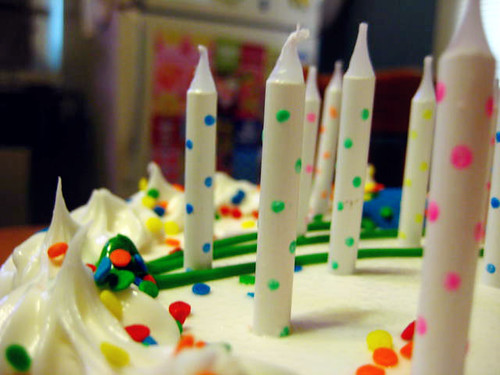
#> input picture .claude/skills/quantik-video-factory/knowledge/images/files/birthday-cake.jpg, 500 x 375 px; its folder holds only this picture in this run
$ python -i template.py   (imports and definitions only)
#> lines starting #> are read from the running program, lines starting #| are printed output that depends on the picture
### .claude/skills/quantik-video-factory/pipeline/frames.py
"""Drawing primitives shared by every style template (PIL + matplotlib, 1080x1920)."""
from __future__ import annotations

import io
import math
import re
from functools import lru_cache

import matplotlib

matplotlib.use("Agg")
import matplotlib.pyplot as plt  # noqa: E402
import matplotlib.ticker  # noqa: E402,F401
from matplotlib import font_manager  # noqa: E402
from PIL import Image, ImageDraw, ImageFilter  # noqa: E402

from core import BRAND, H, SAFE, THEME, W, font, font_path, hex_  # noqa: E402

for _k in ("sans", "sans-bold"):
    try:
        font_manager.fontManager.addfont(font_path(_k))
    except Exception:
        pass
_SANS_NAME = font_manager.FontProperties(fname=font_path("sans")).get_name()
plt.rcParams.update({
    "font.family": [_SANS_NAME, "DejaVu Sans"],
    "mathtext.fontset": "dejavusans",
    "axes.facecolor": hex_(THEME["surface"]),
    "figure.facecolor": hex_(THEME["surface"]),
    "axes.edgecolor": hex_(THEME["border"]),
    "axes.labelcolor": hex_(THEME["muted"]),
    "text.color": hex_(THEME["text"]),
    "xtick.color": hex_(THEME["muted"]),
    "ytick.color": hex_(THEME["muted"]),
    "axes.grid": True,
    "grid.color": hex_(THEME["border"]),
    "grid.alpha": 0.5,
    "grid.linewidth": 0.6,
})

T = THEME


# ---------------------------------------------------------------- easing
def clamp(x, a=0.0, b=1.0):
    return max(a, min(b, x))


def ease_out(x):
    x = clamp(x)
    return 1 - (1 - x) ** 3


def ease_in_out(x):
    x = clamp(x)
    return 3 * x * x - 2 * x * x * x


def seg(p, a, b):
    """Progress of p inside [a, b] mapped to 0..1."""
    return clamp((p - a) / max(1e-6, b - a))


# ---------------------------------------------------------------- layout log (read by qa/check_format.py)
class Layout:
    def __init__(self):
        self.items = {}
        self.scene = "?"

    # [8 lines left out: function log, not called in this run]

    def report(self):
        return list(self.items.values())


def _inside_safe(box):
    x0, y0, x1, y1 = box
    return x0 >= SAFE["left"] - 1 and y0 >= SAFE["top"] - 1 and x1 <= SAFE["right"] + 1 and y1 <= SAFE["bottom"] + 1


LAYOUT = Layout()


# ---------------------------------------------------------------- base frame
# [13 lines left out: function _background, not called in this run]


def base():
    return _background().copy()


# [29 lines left out: functions logo, header, progress, not called in this run]


# ---------------------------------------------------------------- text
_NUM = re.compile(r"[−\-+]?\d[\d.,]*%?x?")


# [96 lines left out: functions wrap, text_box, fit_text, subtitle, chip, not called in this run]


# ---------------------------------------------------------------- panels / images
def panel(img, box, fill=None, outline=None, radius=28):
    d = ImageDraw.Draw(img)
    d.rounded_rectangle(box, radius=radius, fill=fill or T["surface"], outline=outline or T["border"], width=2)


# [92 lines left out: functions paste, fig_to_img, chart_img, surface_img, _ribbon, np_arange and 1 more, not called in this run]


def fit_width(im, max_w, max_h=None):
    s = min(1.0, max_w / im.width, (max_h or 10**6) / im.height)
    return im if s >= 1 else im.resize((int(im.width * s), int(im.height * s)), Image.LANCZOS)


# ---------------------------------------------------------------- code panel
_KW = {"def", "return", "for", "in", "range", "if", "else", "import", "as", "lambda", "while", "not", "and", "or"}
_TOK = re.compile(r"(#.*$)|(\"[^\"]*\"|'[^']*')|(\b\d[\d_]*\.?\d*(?:e-?\d+)?\b)|(\b[A-Za-z_]\w*\b)|(\s+)|(.)", re.M)


# [81 lines left out: functions code_panel, terminal_panel, end_card, not called in this run]

### .claude/skills/quantik-video-factory/pipeline/core.py
"""Shared pieces: paths, brand theme, fonts, Vietnamese number formatting, knowledge loader."""
from __future__ import annotations

import json
import re
from functools import lru_cache
from pathlib import Path

SKILL = Path(__file__).resolve().parent.parent
BRAND = SKILL / "brand"
KNOWLEDGE = SKILL / "knowledge"
STYLES = SKILL / "styles"
REPO = SKILL.parent.parent.parent  # .claude/skills/<skill> -> repo root
DEFAULT_OUT = REPO / "social-output"

W, H = 1080, 1920
FPS = 30

# Nhịp dựng: 1.25 = nhanh hơn 25% so với nhịp giảng giải cũ (giọng đọc +25%, cảnh ngắn lại, nhạc nhanh hơn).
# Đổi bằng biến môi trường QT_TEMPO (ví dụ QT_TEMPO=1 để về nhịp cũ).
import os as _os

TEMPO = float(_os.environ.get("QT_TEMPO", "1.25"))

# Vertical safe zone for TikTok / Reels / Shorts overlays (in 1080x1920 coordinates).
# Top: status bar + "Following/For you"; bottom: caption, music ticker; right: like/share rail.
SAFE = {"left": 60, "top": 170, "right": 940, "bottom": 1500}

# Colours mirror frontend/src/app/globals.css (dark terminal theme).
THEME = {
    "bg": (8, 13, 11),
    "surface": (13, 25, 19),
    "raised": (23, 39, 31),
    "border": (41, 67, 55),
    "text": (237, 244, 239),
    "muted": (166, 185, 173),
    "accent": (255, 145, 77),
    "positive": (103, 214, 165),
    "negative": (240, 128, 136),
    "neutral": (227, 193, 108),
}


_MARK = re.compile(r"\*([^*]+)\*")


def strip_marks(text: str) -> str:
    """Hook có thể đánh dấu *cụm nhấn* (vẽ màu đỏ, rung); lời đọc, phụ đề và caption dùng bản không dấu sao."""
    return _MARK.sub(r"\1", text) if isinstance(text, str) else text


def hex_(c):
    return "#%02x%02x%02x" % c


# ---------------------------------------------------------------- fonts
_FONT_CANDIDATES = {
    "mono": [
        BRAND / "assets/fonts/IBMPlexMono-Regular.ttf",
        Path("/usr/share/fonts/truetype/jetbrains-mono/JetBrainsMono-Regular.ttf"),
        Path("/usr/share/fonts/truetype/dejavu/DejaVuSansMono.ttf"),
    ],
    "mono-bold": [
        BRAND / "assets/fonts/IBMPlexMono-Bold.ttf",
        Path("/usr/share/fonts/truetype/jetbrains-mono/JetBrainsMono-Bold.ttf"),
        Path("/usr/share/fonts/truetype/dejavu/DejaVuSansMono-Bold.ttf"),
    ],
    "sans": [
        BRAND / "assets/fonts/BeVietnamPro-Regular.ttf",
        Path("/usr/share/fonts/opentype/inter/Inter-Regular.otf"),
        Path("/usr/share/fonts/truetype/dejavu/DejaVuSans.ttf"),
    ],
    "sans-bold": [
        BRAND / "assets/fonts/BeVietnamPro-Bold.ttf",
        Path("/usr/share/fonts/opentype/inter/Inter-Bold.otf"),
        Path("/usr/share/fonts/truetype/dejavu/DejaVuSans-Bold.ttf"),
    ],
    "sans-black": [
        BRAND / "assets/fonts/BeVietnamPro-ExtraBold.ttf",
        Path("/usr/share/fonts/opentype/inter/Inter-ExtraBold.otf"),
        Path("/usr/share/fonts/truetype/dejavu/DejaVuSans-Bold.ttf"),
    ],
}


def font_path(kind: str) -> str:
    for p in _FONT_CANDIDATES[kind]:
        if p.exists():
            return str(p)
    raise FileNotFoundError(f"No font for {kind}; add one to brand/assets/fonts/")


# [14 lines left out: functions font, _group, not called in this run]


# ---------------------------------------------------------------- language
# Episodes default to Vietnamese. "lang": "en" in an episode switches number format, voice, UI labels,
# disclaimer and banned-phrase list to English (for international IG / YouTube Shorts).
LANG = {"code": "vi"}

LABELS = {
    "vi": {"tagline": "quant cho cổ phiếu Việt Nam", "chapter": "Chương", "takeaway": "Mang về",
           "sim_note": "Dữ liệu mô phỏng · giáo dục, không phải khuyến nghị", "real_note": "Dữ liệu thật: ",
           "follow_cta": "Thả tim và theo dõi QuanTik để học một kiến thức quant mỗi ngày",
           "myth": "BẠN NGHĨ", "fact": "THỰC RA", "evidence": "Bằng chứng từ code chạy thật",
           "myth_kicker": "Hiểu lầm phổ biến", "result": "kết quả",
           "thumb_footer": "Dữ liệu mô phỏng • Không phải khuyến nghị"},
    "en": {"tagline": "quant, explained with real code", "chapter": "Chapter", "takeaway": "Takeaway",
           "sim_note": "Simulated data · educational, not financial advice", "real_note": "Real data: ",
           "follow_cta": "Like and follow QuanTik for one quant lesson every day",
           "myth": "YOU THINK", "fact": "ACTUALLY", "evidence": "Evidence from code that really ran",
           "myth_kicker": "Common myth", "result": "output",
           "thumb_footer": "Simulated data • Not financial advice"},
}


def set_lang(code: str | None):
    LANG["code"] = code if code in LABELS else "vi"


def L(key: str) -> str:
    return LABELS[LANG["code"]][key]


# [45 lines left out: functions fmt_vi, fmt_en, not called in this run]


_PH = re.compile(r"\{([a-zA-Z_][\w]*)(?::([a-z]+\d?))?\}")


# [15 lines left out: function fill, not called in this run]


_PH_TEX = re.compile(r"<<([a-zA-Z_]\w*)(?::([a-z]+\d?))?>>")


# [30 lines left out: functions fill_latex, fill_tree, not called in this run]


# keys holding LaTeX (filled with <<key>>) or ids/code that are never filled
TEX_KEYS = {"formula", "formula_parts", "formula_numeric", "sym"}
RAW_KEYS = {"id", "topic", "style", "lang", "platforms", "key", "fmt", "hashtags", "format", "allowed_literals", "voice",
            "pillar", "brief", "factcheck", "market_report", "source_ids", "model", "editorial_author", "limitations",
            "facts"}


# ---------------------------------------------------------------- knowledge
# [31 lines left out: functions load_model_kb, load_banned, disclaimer, not called in this run]


def load_json(p):
    return json.loads(Path(p).read_text(encoding="utf-8"))


def save_json(p, obj):
    Path(p).write_text(json.dumps(obj, ensure_ascii=False, indent=2), encoding="utf-8")

### .claude/skills/quantik-video-factory/styles/dark-story/template.py
"""dark-story: faceless "dark truth" social story — animated flat people and objects, heavy dark grade, no charts/code.

Episode field `scenes`: [{"kind": <illustration>, "say": narration, "show": big on-screen line}] ; kinds in ART.
The only numbers are in the `crowd` scene (a grid of n people where only k escape), taken from the model run.
"""
import math

import numpy as np
from PIL import Image, ImageDraw

import darkart as G
import frames as F
#> further down, picture is the input picture: PIL image 500x375 RGB; mean R, G, B 134.9, 126.9, 99.2
import illustrate as I
import stickman as SM
from core import SAFE, L, font
from render import Scene

KIND = "video"
DEFAULTS = {"max_seconds": 60}
MUSIC = "drone"   # synthesised dark bed (pipeline/assemble.py), ducked under the voice
P = G.P
W, H = 1080, 1920
ART_BOX = (0, 600, 1080, 1310)          # illustration band (full bleed; no text inside it)
AW, AH = ART_BOX[2] - ART_BOX[0], ART_BOX[3] - ART_BOX[1]
TEXT_BOX = (SAFE["left"], 300, SAFE["right"], 580)
GROUND = AH - 70


# ================================================================ illustrations: draw(a: Art, t, p, ctx)
# [136 lines left out: functions art_office, art_commute, art_scroll, art_compare, art_spend, art_wheel and 2 more, not called in this run]


_PLATES = {}


# [83 lines left out: functions _crowd_plate, art_walkaway, art_alone, art_doors, art_duel, art_scale, not called in this run]


ART = {"office": art_office, "commute": art_commute, "scroll": art_scroll, "compare": art_compare,
       "spend": art_spend, "wheel": art_wheel, "crowd": art_crowd, "walkaway": art_walkaway, "alone": art_alone,
       "doors": art_doors, "duel": art_duel, "scale": art_scale}
TINT = {"office": (P["glow"], 0.45, 0.45), "scroll": (P["glow"], 0.5, 0.4), "compare": (P["gold"], 0.5, 0.4),
        "spend": (P["gold"], 0.5, 0.5), "wheel": (P["red"], 0.5, 0.55), "crowd": (P["warm"], 0.5, 0.35),
        "walkaway": (P["warm"], 0.9, 0.5), "alone": (P["warm"], 0.5, 0.3),
        "doors": (P["warm"], 0.6, 0.4), "duel": (P["red"], 0.5, 0.45), "scale": (P["gold"], 0.5, 0.4)}


# ================================================================ frame assembly
# [11 lines left out: function brand, not called in this run]


_NUM = __import__("re").compile(r"([−\-+$]?)(\d[\d.,]*)(.*)")


# [18 lines left out: function _countup, not called in this run]


def _grade(im, k=0.35):
    """Dark-truth grade for real photos: desaturate, darken, cool shadows, so they sit inside the dark story."""
#> called with k = 0.35
    from PIL import ImageEnhance

    rgb = im.convert("RGB")
    rgb = ImageEnhance.Color(rgb).enhance(0.55)
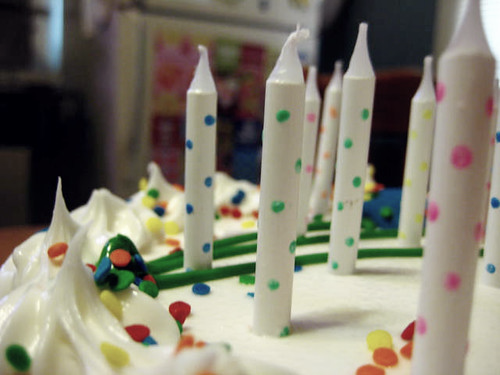
#> rgb: PIL image 500x375 RGB; mean R, G, B 130.6, 126.1, 110.8
    rgb = Image.blend(rgb, Image.new("RGB", rgb.size, (10, 10, 16)), k)
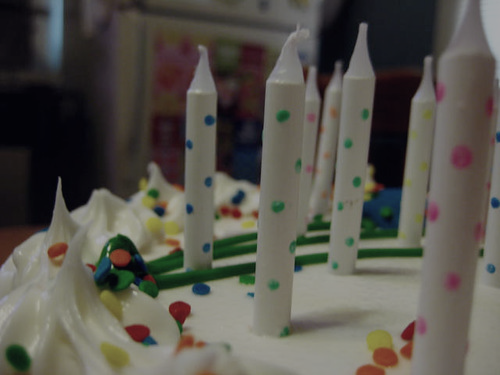
#> rgb: PIL image 500x375 RGB; mean R, G, B 87.9, 85, 77.2
    out = rgb.convert("RGBA"); out.putalpha(im.getchannel("A"))
    return out


# [109 lines left out: functions _credit_of, story_scene, end_scene, build, not called in this run]


def export(scenes, ep, model, ctx):
    """Dark cover (thumbnail.jpg): heavy headline + the hamster-wheel illustration + the one sourced number."""
    thumbnail(ep, model, ctx["out"] / "thumbnail.jpg", ep.get("episode_no"))


# [55 lines left out: function thumbnail, not called in this run]

>>> from PIL import Image
>>> picture = Image.open('../../knowledge/images/files/birthday-cake.jpg')
#> (the run stopped early here; a loop or call above may not have finished)

$ run again, on .claude/skills/quantik-video-factory/knowledge/images/files/black-swan-bird.jpg
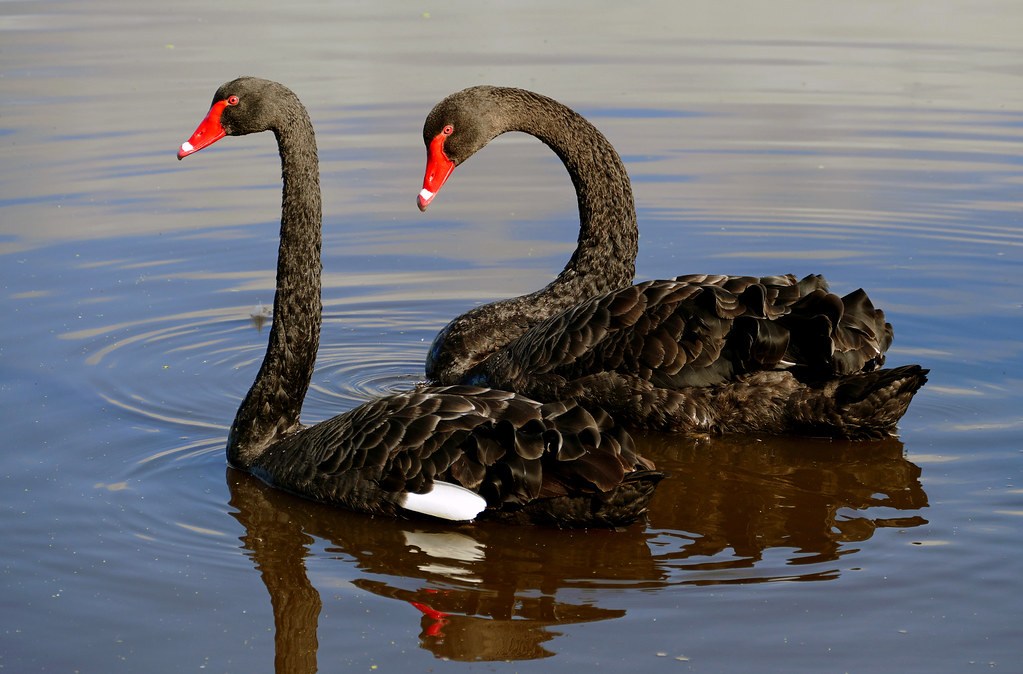
#> input picture .claude/skills/quantik-video-factory/knowledge/images/files/black-swan-bird.jpg, 1023 x 674 px
#> picture is the input picture: PIL image 1023x674 RGB; mean R, G, B 105.9, 106.1, 109.7
#> in _grade, `rgb = Image.blend(rgb, Image.new("RGB", rgb.size, (10, 10, 16)), k)`:
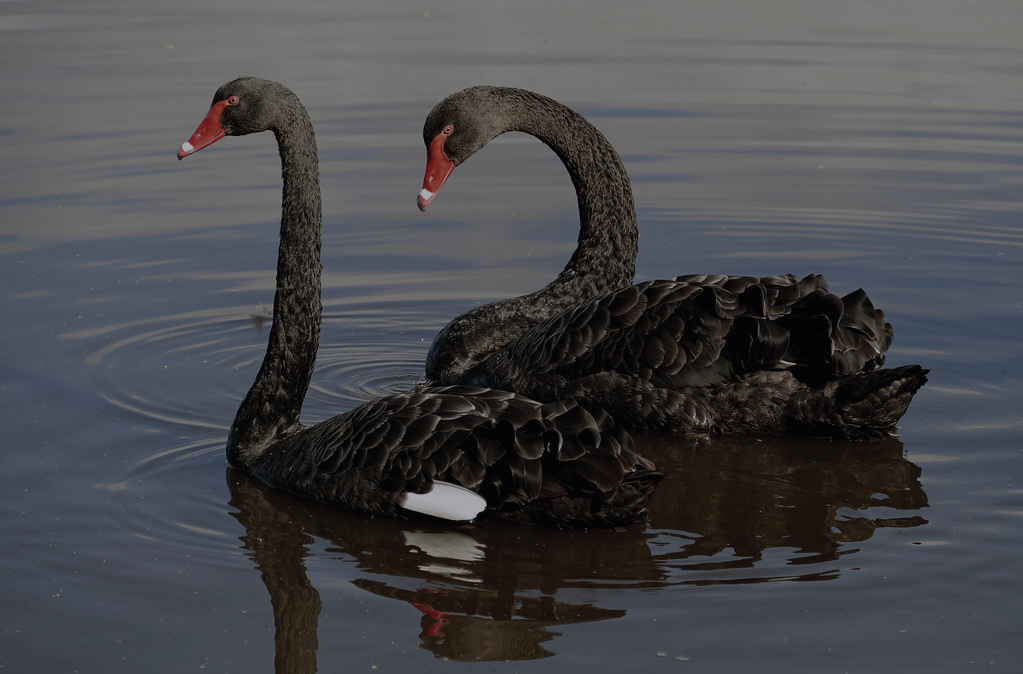
#> rgb: PIL image 1023x674 RGB; mean R, G, B 71.7, 71.9, 75.2

$ run again, on .claude/skills/quantik-video-factory/knowledge/images/files/blackjack-hand.jpg
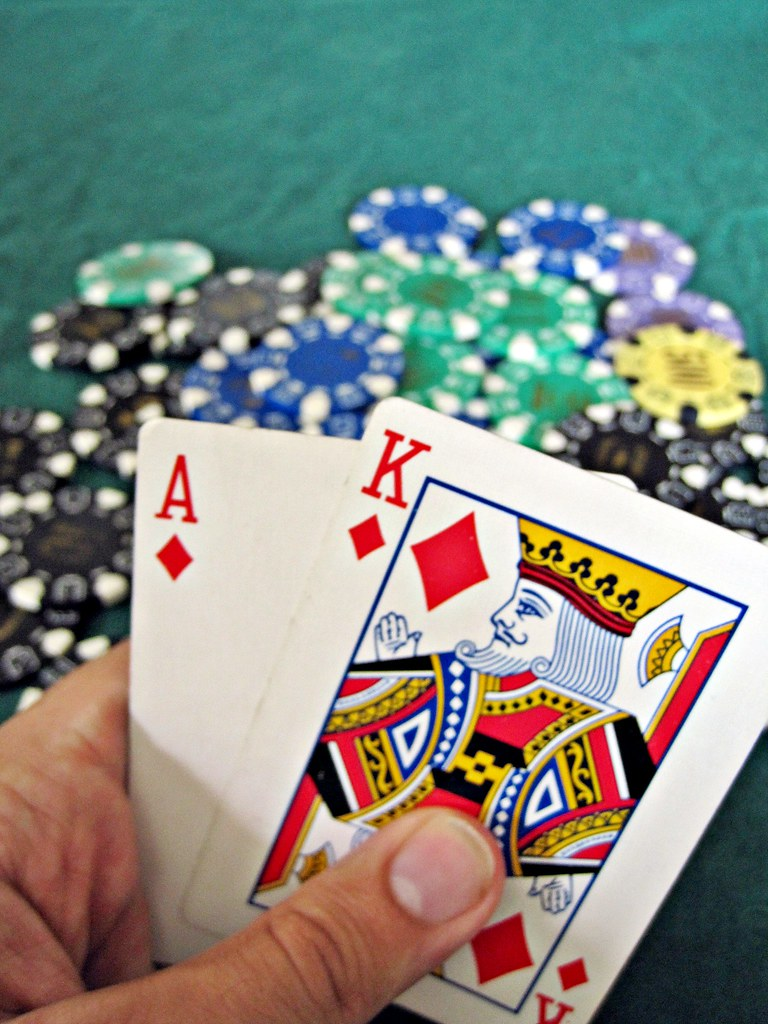
#> input picture .claude/skills/quantik-video-factory/knowledge/images/files/blackjack-hand.jpg, 768 x 1024 px
#> picture is the input picture: PIL image 768x1024 RGB; mean R, G, B 130.1, 139.1, 130.3
#> in _grade, `rgb = ImageEnhance.Color(rgb).enhance(0.55)`:
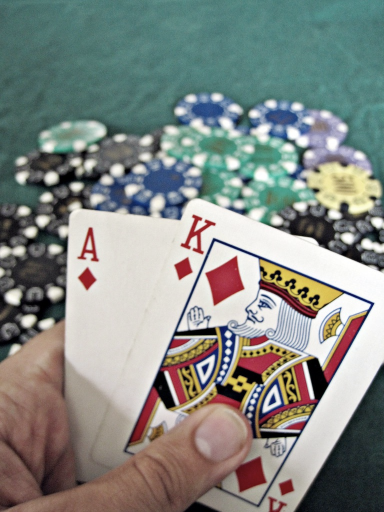
#> rgb: PIL image 768x1024 RGB (shown at 1/2 size); mean R, G, B 132, 137, 132.1
#> in _grade, `rgb = Image.blend(rgb, Image.new("RGB", rgb.size, (10, 10, 16)), k)`:
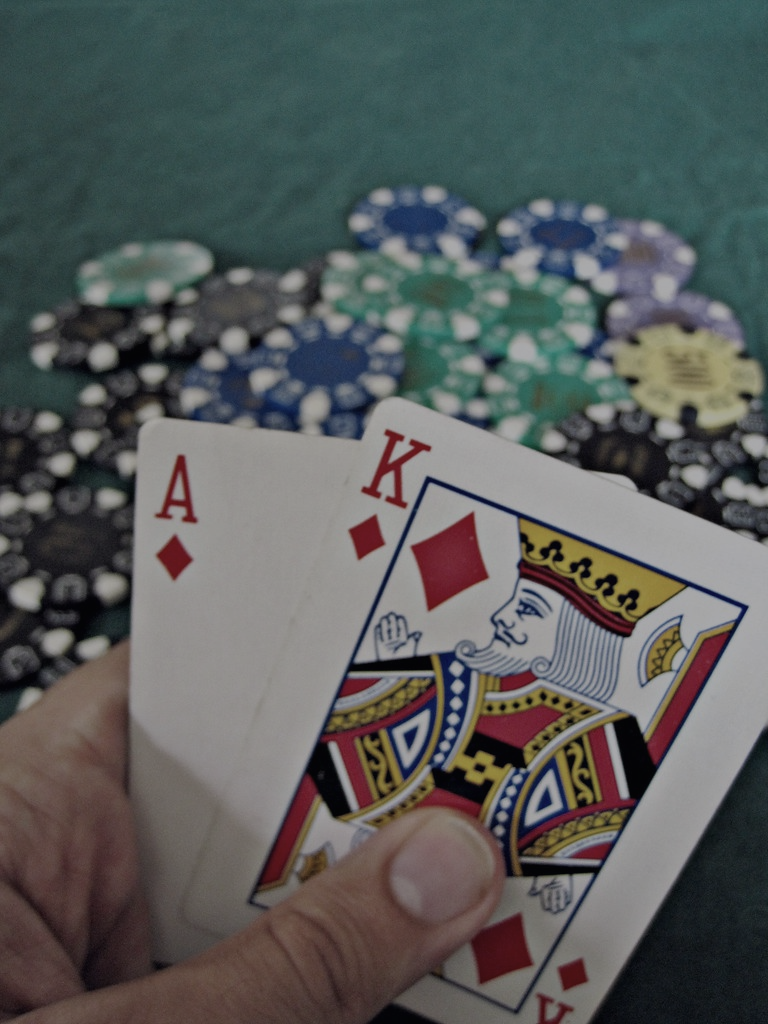
#> rgb: PIL image 768x1024 RGB; mean R, G, B 88.8, 92.1, 91
